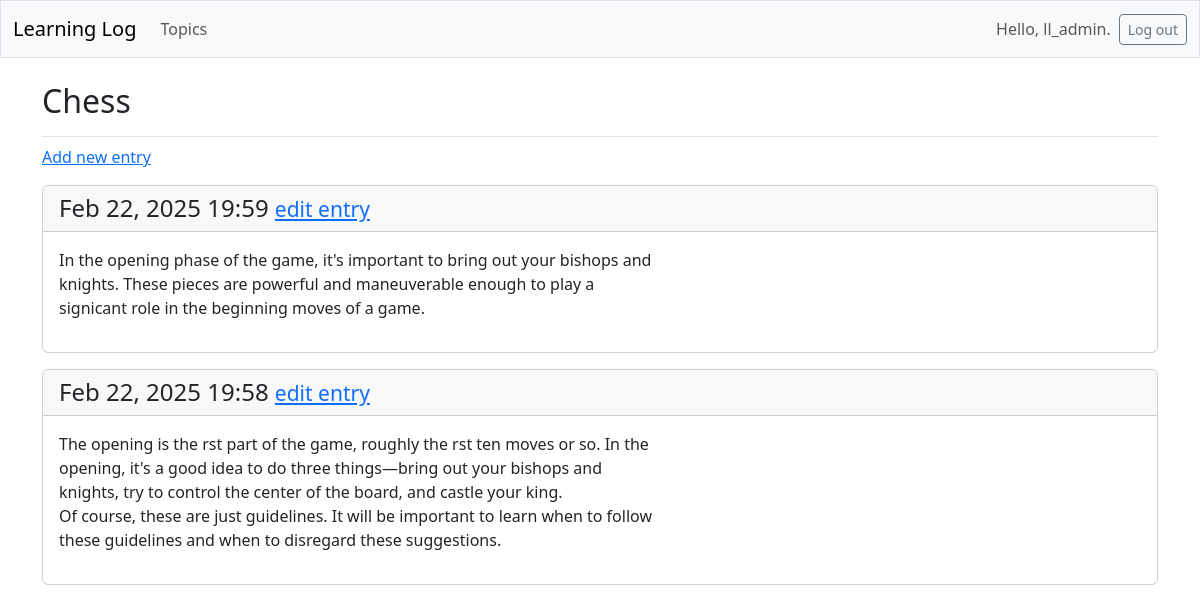
The page /topics/1/ (signed in) on the database its author committed.
### learning_logs/models.py (models this page shows, shortened)
class Topic(models.Model):
    text = models.CharField(max_length=200)
    date_added = models.DateTimeField(auto_now_add=True)
    owner = models.ForeignKey(User, on_delete=models.CASCADE)    # Clave foranea con el modelo de user

class Entry(models.Model):
    topic = models.ForeignKey(Topic, on_delete=models.CASCADE)
    text = models.TextField()
    date_added = models.DateTimeField(auto_now_add=True)
    class Meta:
        verbose_name_plural = 'entries'

### learning_logs/views.py (the view)
# urls.py: path('topics/<int:topic_id>/', views.topic, name='topic'),
@login_required
def topic(request, topic_id):
    topic = Topic.objects.get(id=topic_id)
    if topic.owner != request.user:
        raise Http404
    entries = topic.entry_set.order_by('-date_added')
    context = {'topic': topic, 'entries': entries}
    return render(request, 'learning_logs/topic.html', context)

### learning_logs/templates/learning_logs/topic.html
{% extends 'learning_logs/base.html' %}
{% block page_header %}
<h2>{{ topic.text }}</h2>
{% endblock page_header %}
{% block content %}
<p>
    <a href="{% url 'learning_logs:new_entry' topic.id %}">Add new entry</a>
</p>
{% for entry in entries %}
<div class="card mb-3">
     <h4 class="card-header">
         {{ entry.date_added|date:'M d, Y H:i' }}
         <small><a href="{% url 'learning_logs:edit_entry' entry.id %}">edit entry</a></small>
        </h4>
         <div class="card-body">{{ entry.text|linebreaks }}</div>
    </div>
    {% empty %}
    <p>There are no entried for thid topic yet.</p>
    {% endfor %}
    {% endblock content %}

### learning_logs/templates/learning_logs/base.html (shortened to what this page needs)
<!doctype html>
<html lang="en">
<head>
  {% load django_bootstrap5 %}
  {% bootstrap_css %}
</head>
<body>
  <nav class="navbar navbar-expand-md navbar-light bg-light mb-4 border">
    <div class="container-fluid">
      <a class="navbar-brand" href="{% url 'learning_logs:index' %}">
          Learning Log</a>
      <div class="collapse navbar-collapse" id="navbarCollapse">
        <ul class="navbar-nav me-auto mb-2 mb-md-0">
          <li class="nav-item">
            <a class="nav-link" href="{% url 'learning_logs:topics' %}">
              Topics</a></li>
        </ul>
        <ul class="navbar-nav ms-auto mb-2 mb-md-0">
          {% if user.is_authenticated %}
            <li class="nav-item">
              <span class="navbar-text me-2">Hello, {{ user.username }}.
                </span></li>
          {% endif %}
        </ul>
        {% if user.is_authenticated %}
          <form action="{% url 'accounts:logout' %}" method='post'>
            <button name='submit' class='btn btn-outline-secondary btn-sm'>
              Log out</button>
          </form>
        {% endif %}
      </div>
    </div>
  </nav>
  <main class="container">
    <div class="pb-2 mb-2 border-bottom">
      {% block page_header %}{% endblock page_header %}
    </div>
    <div>
      {% block content %}{% endblock content %}
    </div>
  </main>
</body>
</html>

### rows shown on the page
Topic: text "Chess"
Entry: date_added "Feb 22, 2025 19:59", text "In the opening phase of the game, it's important to bring out your bishops and knights. These pieces are powerful and maneuverable enough to play a signicant role in the beginning moves of a game."
Entry: date_added "Feb 22, 2025 19:58", text "The opening is the rst part of the game, roughly the rst ten moves or so. In the opening, it's a good idea to do three things—bring out your bishops and knights, try to control the center of the board, and castle your king. Of course, these are just guidelines. It will be important to learn when to follow these guidelines and when to disregard these suggestions."

### other values the page prints
{{ user.username }} "ll_admin"
